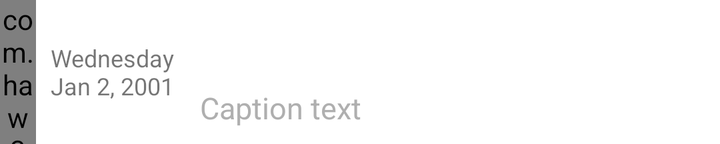
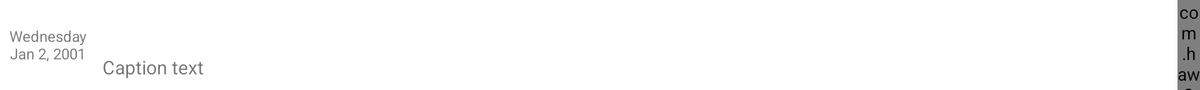

One screen, two layout resources from the same app: the default and the repository's alternative for another configuration. Each is rendered where Android would select it; the XML of both is given below.
<!-- AndroidManifest.xml: fallback theme Theme.MaterialComponents.DayNight.NoActionBar -->
<!-- res/layout/puzzle_list_item.xml -->
<?xml version="1.0" encoding="utf-8"?>
<LinearLayout xmlns:android="http://schemas.android.com/apk/res/android"
    xmlns:tools="http://schemas.android.com/tools"
    android:layout_width="fill_parent"
    android:layout_height="72dp" >

    <com.haw3d.jadvalKalemat.view.VerticalProgressBar
        android:id="@+id/puzzle_progress"
        android:layout_width="18dp"
        android:layout_height="72dp" />

    <TextView
        android:textColorHighlight="#CC191F"
        android:id="@+id/puzzle_date"
        android:layout_width="70dp"
        android:layout_height="fill_parent"
        android:gravity="center_horizontal|center_vertical"
        android:lines="3"
        android:singleLine="false"
        android:paddingLeft="6dp"
        android:text="Wednesday Jan 2, 2001"
        android:textSize="12sp"
        tools:ignore="HardcodedText" />

    <LinearLayout
        android:layout_width="fill_parent"
        android:layout_height="fill_parent"
        android:gravity="center_vertical"
        android:orientation="vertical" >

        <TextView
            android:id="@+id/puzzle_name"
            android:layout_width="fill_parent"
            android:layout_height="wrap_content"
            android:ellipsize="end"
            android:gravity="center_vertical"
            android:paddingLeft="10dp"
            android:paddingTop="2dp"
            android:singleLine="true"
            android:text="New York Times"
            android:textColor="#FFF"
            android:textSize="25sp"
            tools:ignore="HardcodedText" />

        <TextView
            android:id="@+id/puzzle_caption"
            android:layout_width="fill_parent"
            android:layout_height="wrap_content"
            android:gravity="center_vertical"
            android:lines="1"
            android:textColor="#AFAFAF"
            android:paddingLeft="12dp"
            android:text="Caption text"
            android:textSize="15sp"
            tools:ignore="HardcodedText" />
    </LinearLayout>
</LinearLayout>
<!-- resources referenced by this layout -->
<resources>

</resources>
<!-- res/layout-large-land/puzzle_list_item.xml (the repository's variant of the layout above) -->
<!-- drawn on a 7-inch tablet turned sideways -->
<?xml version="1.0" encoding="utf-8"?>
<RelativeLayout
    xmlns:android="http://schemas.android.com/apk/res/android"
    xmlns:tools="http://schemas.android.com/tools"
    android:layout_width="fill_parent"
    android:layout_height="72dp" >

    <com.haw3d.jadvalKalemat.view.VerticalProgressBar
        android:id="@+id/puzzle_progress"
        android:layout_width="18dp"
        android:layout_height="72dp"
        android:layout_alignParentRight="true"
        android:layout_alignParentTop="true" />

    <LinearLayout
        android:layout_width="fill_parent"
        android:layout_marginRight="20dp"
        android:layout_height="72dp"
        android:layout_alignParentLeft="true"
        android:layout_alignParentTop="true"
        android:layout_toRightOf="@id/puzzle_progress" >

        <TextView
            android:id="@+id/puzzle_date"
            android:layout_width="70dp"
            android:layout_height="fill_parent"
            android:gravity="center_horizontal|center_vertical"
            android:lines="3"
            android:singleLine="false"
            android:paddingLeft="6dp"
            android:text="Wednesday Jan 2, 2001"
            android:textSize="12sp"
            tools:ignore="HardcodedText" />

        <LinearLayout
            android:layout_width="fill_parent"
            android:layout_height="fill_parent"
            android:gravity="center_vertical"
            android:orientation="vertical" >

            <TextView
                android:id="@+id/puzzle_name"
                android:layout_width="fill_parent"
                android:layout_height="wrap_content"
                android:ellipsize="start"
                android:gravity="center_vertical"
                android:paddingLeft="10dp"
                android:paddingTop="2dp"
                android:singleLine="true"
                android:text="New York Times"
                android:textColor="#FFFFFF"
                android:textSize="25sp"
                tools:ignore="HardcodedText" />

            <TextView
                android:id="@+id/puzzle_caption"
                android:layout_width="fill_parent"
                android:layout_height="wrap_content"
                android:gravity="center_vertical"
                android:lines="1"
                android:paddingLeft="12dp"
                android:text="Caption text"
                android:textSize="15sp"
                tools:ignore="HardcodedText" />
        </LinearLayout>
    </LinearLayout>
</RelativeLayout>
